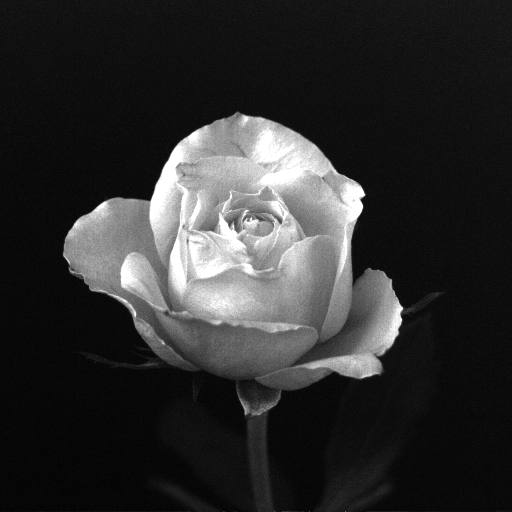
#> input picture DIP/image/rose512.tif, 512 x 512 px, found by its file name
$ python homework3.py
#> lines starting #> are read from the running program, lines starting #| are printed output that depends on the picture
#> further down, img is the input picture: shape (512, 512); min 0, max 255, mean 46.8
import numpy as np
import matplotlib.pyplot as plt
import sys

def dft2D(f):
    """ 二维离散傅里叶变换
    """

    row, col = f.shape
#> row = 512; col = 512

    Fxv = np.empty([row, col], dtype=np.complex)
    Fuv = np.empty([row, col], dtype=np.complex)
    for i in range(row):
        Fxv[i, :] = np.fft.fft(f[i, :])
    for i in range(col):
        Fuv[:, i] = np.fft.fft(Fxv[:, i])

    return Fuv

def idft2D(F):
    """ 二维离散傅里叶逆变换
    """

    row, col = F.shape

    F = np.conjugate(F) # 先求F的共轭
    fuy = np.empty([row, col], dtype=np.complex)
    fxy = np.empty([row, col], dtype=np.complex)
    for i in range(row):
        fuy[i, :] = np.fft.fft(F[i, :])
    for i in range(col):
        fxy[:, i] = np.fft.fft(fuy[:, i])

    return np.conjugate(fxy/(row*col))

def fftshift(F):
    """ 中心化
    示例 :
        F = [[1 2 3]
             [4 5 6]
             [7 8 9]]
        return = [[9 7 8]
                  [3 1 2]
                  [6 4 5]]
    """

    M, N = F.shape
#> M = 512; N = 512
    Mmid = int(np.around(M/2-0.4))
#> Mmid = 256
    Nmid = int(np.around(N/2-0.4))
#> Nmid = 256
    Mmid_ = int(np.around(M/2+0.4))
#> Mmid_ = 256
    Nmid_ = int(np.around(N/2+0.4))
#> Nmid_ = 256

    Fshift = np.empty([M, N], dtype=F.dtype)
    Fshift[0:Mmid, 0:Nmid] = F[Mmid_:M, Nmid_:N]
    Fshift[0:Mmid, Nmid:N] = F[Mmid_:M, 0:Nmid_]
    Fshift[Mmid:M, 0:Nmid] = F[0:Mmid_, Nmid_:N]
    Fshift[Mmid:M, Nmid:N] = F[0:Mmid_, 0:Nmid_]

    return Fshift

if __name__ == '__main__':
    """ 读取图片并归一化灰度值范围
    """
    default_path = './rose512.tif'
    argv = list(sys.argv)
    if len(argv) == 1:
        path = default_path
    else:
        path = argv[1]

    print('Read Image :', path)
    img = plt.imread(path)
    img = img / 255

    plt.subplot(2, 4, 1)
    plt.title('f')
    plt.imshow(img, 'gray')

    """ 问题3
    """
    # 对rose.tif做二维离散傅里叶变换，并将变换结果中心化、取对数，然后以图像方式显示。
    F = dft2D(img)
    FShift = fftshift(F)
    plt.subplot(2, 4, 2)
    plt.title('F')
    plt.imshow(np.log(1+np.abs(FShift)), 'gray')

    # 对rose.tif的def2D结果做逆变换，复原图像。
    g = idft2D(F)
    plt.subplot(2, 4, 3)
    plt.title('g')
    plt.imshow(np.abs(g.real), 'gray')

    d = np.abs(img - np.abs(g.real))
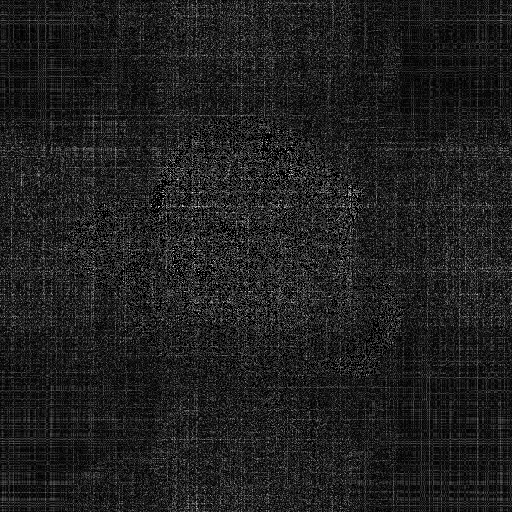
#> d: shape (512, 512) float64; min 0, max 5.55e-16, mean 6.94e-17; drawn with min black and max white
    #print(d[200:216, 200:216]) # 直接查看差值图像的部分值。
    plt.subplot(2, 4, 4)
    plt.title('d')
    print('max in d\n', d.max())
#| max in d
#|  5.551115123125783e-16
    plt.imshow(d, 'gray', vmin=0, vmax=1)

    """ 问题4
    """
    # 生成原图像。
    rect = np.zeros([512, 512])
    rect[226:286, 251:261] = 1
    plt.subplot(2, 4, 5)
    plt.title('rect')
    plt.imshow(rect, 'gray')

    # 计算rect的二维傅里叶变换。
    Frect = dft2D(rect)
    plt.subplot(2, 4, 6)
    plt.title('Frect')
    plt.imshow(np.abs(Frect), 'gray')

    # 获得并绘制中心化的谱图像。
    FrectShift = fftshift(Frect)
    plt.subplot(2, 4, 7)
    plt.title('FrectShift')
    plt.imshow(np.abs(FrectShift), 'gray')

    # 对中心化的谱图像做对数变换并绘制结果。
    plt.subplot(2, 4, 8)
    plt.title('FShiftLog')
    plt.imshow(np.log(1+np.abs(FrectShift)), 'gray')

    plt.show()
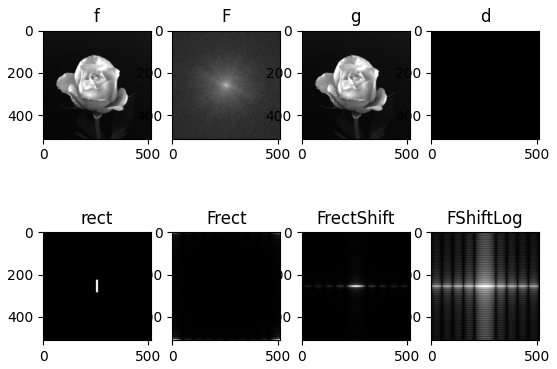
#> figure drawn by matplotlib, 8 panels

    """
    a = np.array([0, 0, 0, 3, 3, 3, 0, 0, 0]).reshape(3, 3)
    print('dft2D\n', dft2D(a))
    print('np.fft2\n', np.fft.fft2(a))
    print('idft2D\n', idft2D(dft2D(a)))
    print('np.ifft2\n', np.fft.ifft2(np.fft.fft2(a)))
    """
